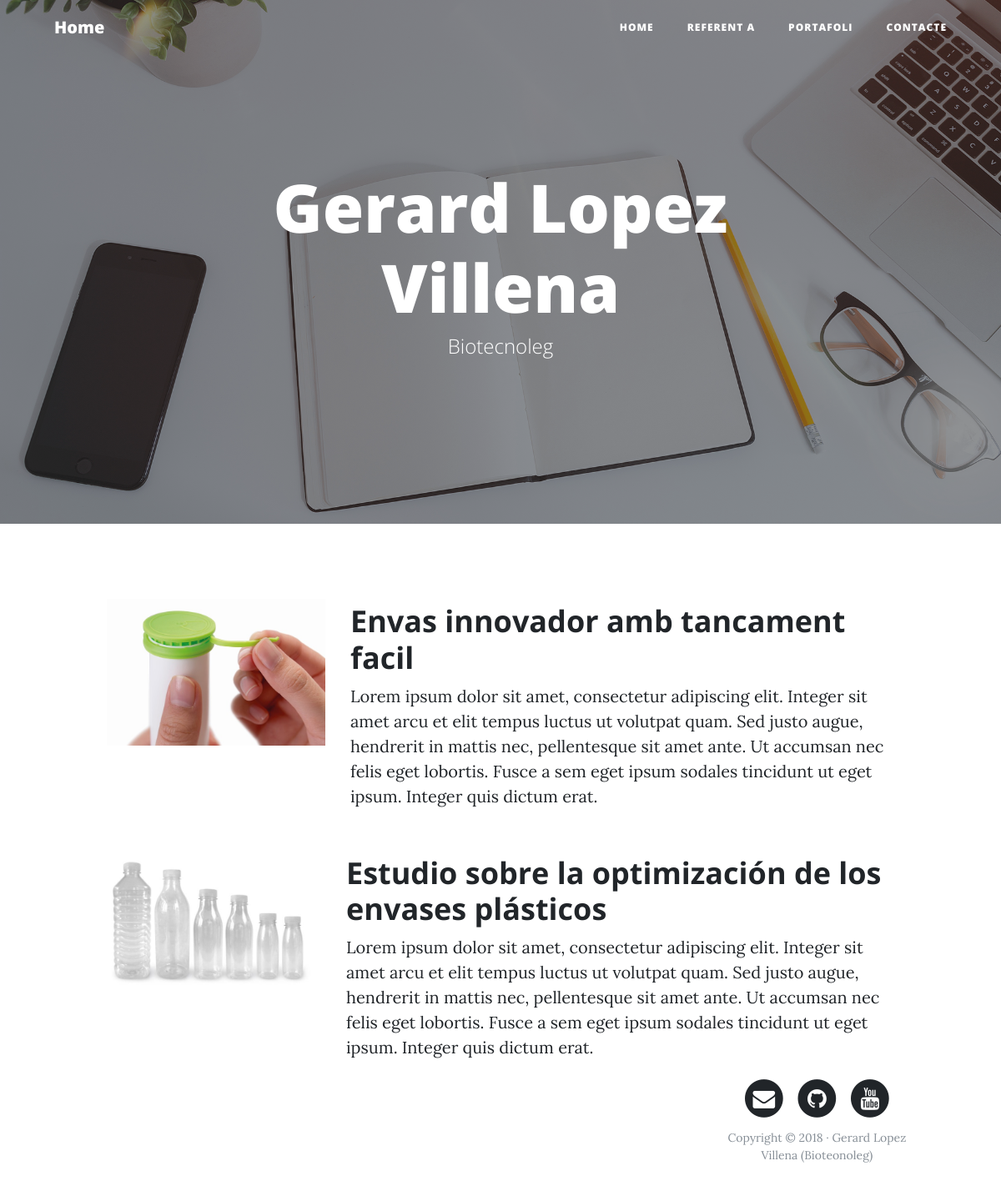
/portafoli, run on an earlier commit of the app's database.
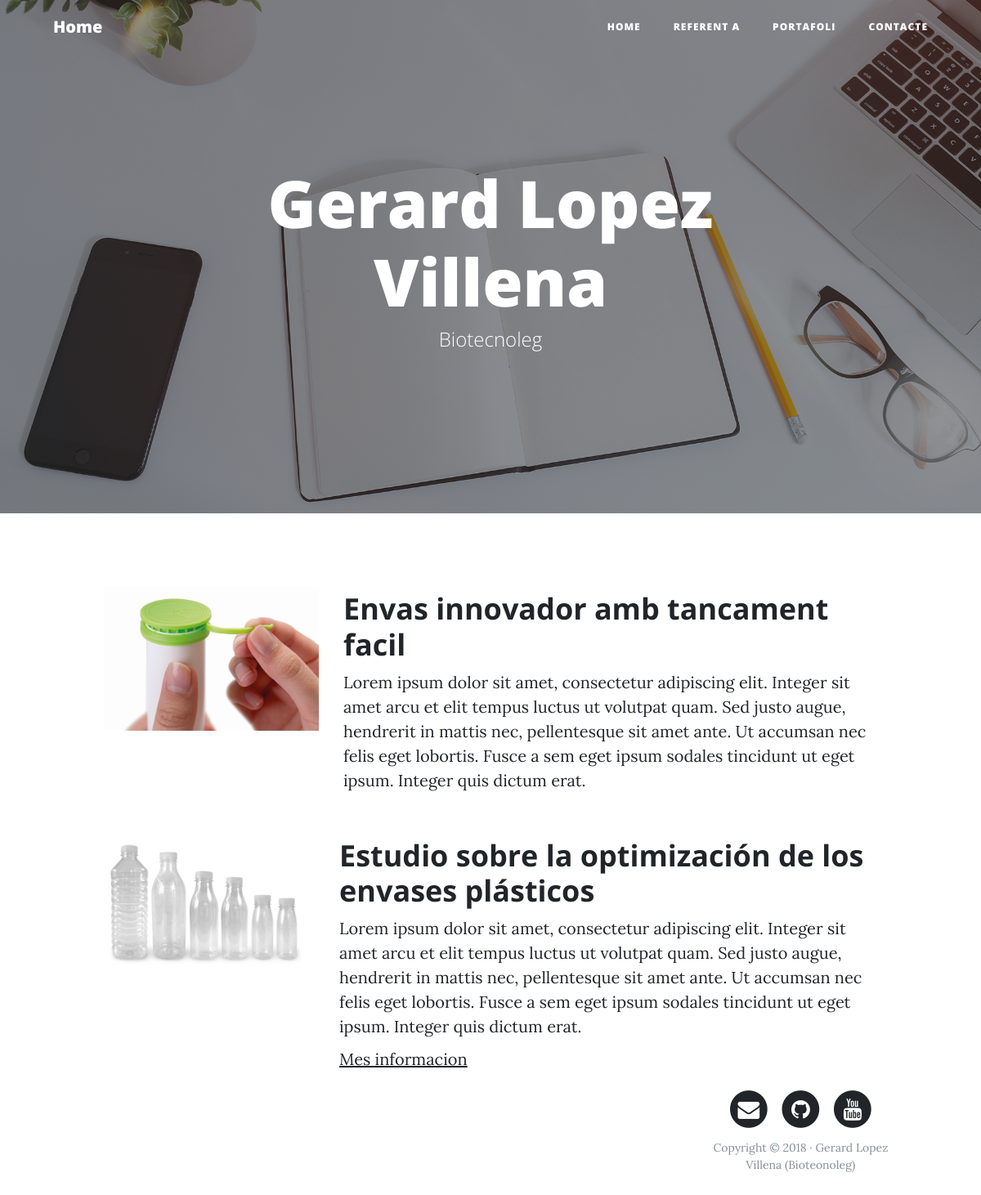
And on a later commit of the database.
### portafoli/models.py (models this page shows, shortened)
class Project(models.Model):
    title= models.CharField(max_length=200, verbose_name="titol")
    description=models.TextField(verbose_name="descripcio")
    image=models.ImageField(verbose_name="imatge",upload_to="projects")
    urlmoreinf=models.URLField(verbose_name="direccio web",null=True,blank=True)
    created=models.DateTimeField(auto_now_add=True, verbose_name="creat")
    updated=models.DateTimeField(auto_now=True, verbose_name="modificat")
    class Meta():
        verbose_name="projecte"
        verbose_name_plural="projectes"
        ordering=["-created"]

### portafoli/views.py (the view)
# urls.py: path('portafoli',portafoli_views.portafoli,name='portafoli'),
def portafoli(request):
    projects=Project.objects.all()
    return(render(request,'portafoli/portafoli.html', {'projects':projects}))

### portafoli/templates/portafoli/portafoli.html (shortened to what this page needs)
{% extends 'core/base.html' %}
{% block background %}{% load static %}{% static 'core/img/portfolio-bg.jpg' %}{% endblock %}
{% block headers %}
<h1>Gerard Lopez Villena</h1>
<span class="subheading">Biotecnoleg</span>
{% endblock %}
{% block content %}
    {% for project in projects %}
      <div class="row project">
        <div class="col-lg-3 col-md-4 offset-lg-1">
            <img class="img-fluid" src={{project.image.url}} alt="">
        </div>
        <div class="col-lg-7 col-md-8">
            <h2 class="section-heading title">{{project.title}}</h2>
            <p>{{project.description}}</p>
            {% if project.urlmoreinf %}
                 <p><a href="{{project.urlmoreinf}}">Mes informacion</a></p>
            {% endif %}
        </div>
    {% endfor %}
{% endblock %}

### core/templates/core/base.html (shortened to what this page needs)
<!DOCTYPE html>
<html lang="es">
  <head>
    {% load static %}
    <link href="{% static 'core/vendor/bootstrap/css/bootstrap.min.css' %}" rel="stylesheet">
    <link href="{% static 'core/vendor/font-awesome/css/font-awesome.min.css' %}" rel="stylesheet" type="text/css">
    <link href="{% static 'core/css/clean-blog.min.css' %}" rel="stylesheet">
  </head>
<body>
<nav class="navbar navbar-expand-lg navbar-light fixed-top" id="mainNav">
  <div class="container">
    <a class="navbar-brand" href="{% url 'home' %}">Home</a>
    <div class="collapse navbar-collapse" id="navbarResponsive">
      <ul class="navbar-nav ml-auto">
        <li class="nav-item">
          <a class="nav-link" href="{% url 'home' %}">Home</a>
        </li>
        <li class="nav-item">
          <a class="nav-link" href="{% url 'about' %}">Referent a</a>
        </li>
        <li class="nav-item">
          <a class="nav-link" href="{% url 'portafoli' %}">Portafoli</a>
        </li>
        <li class="nav-item">
          <a class="nav-link" href="{% url 'contacte' %}">Contacte</a>
        </li>
      </ul>
    </div>
  </div>
</nav>
<header class="masthead" style="background-image: url('{% block background %}{% endblock %}')">
  <div class="overlay"></div>
  <div class="container">
    <div class="row">
      <div class="col-lg-8 col-md-10 mx-auto">
        <div class="site-heading">
          {% block headers %}{% endblock %}
        </div>
      </div>
    </div>
  </div>
</header>
<div class="container">
  <div class="row">
    {% block content %}{% endblock %}
  </div>
</div>
<footer>
  <div class="container">
    <div class="row">
      <div class="col-lg-8 col-md-10 mx-auto">
        <ul class="list-inline text-center">
          <li class="list-inline-item">
            <a href="#">
              <span class="fa-stack fa-lg">
                <i class="fa fa-circle fa-stack-2x"></i>
                <i class="fa fa-envelope fa-stack-1x fa-inverse"></i>
              </span>
            </a>
          </li>
          <li class="list-inline-item">
            <a href="#">
              <span class="fa-stack fa-lg">
                <i class="fa fa-circle fa-stack-2x"></i>
                <i class="fa fa-github fa-stack-1x fa-inverse"></i>
              </span>
            </a>
          </li>
          <li class="list-inline-item">
            <a href="#">
              <span class="fa-stack fa-lg">
                <i class="fa fa-circle fa-stack-2x"></i>
                <i class="fa fa-youtube fa-stack-1x fa-inverse"></i>
              </span>
            </a>
          </li>
        </ul>
        <p class="copyright text-muted">Copyright &copy; 2018 · Gerard Lopez Villena (Bioteonoleg) </p>
      </div>
    </div>
  </div>
</footer>
</body>

What changed in the data, as far as the page shows it:
changed Project "Estudio sobre la optimización de los envases plásticos": now shows "Mes informacion"
